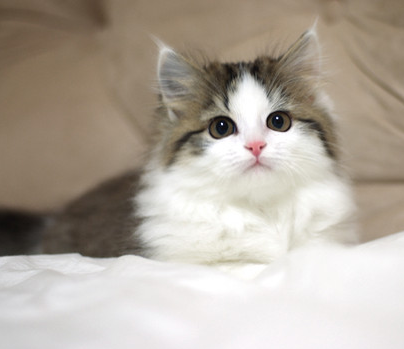
#> input picture cat.jpg, 404 x 349 px
$ python opencv-example11.py
#> lines starting #> are read from the running program, lines starting #| are printed output that depends on the picture; after the words box and inside, x2 and y2 are one past the last pixel; in counts of white or black regions, pixels touching at a corner belong together
import cv2
import matplotlib.pyplot as plt

# 적응 임계점 처리
# cv2.adaptiveThreshold(image, max_value, adaptive_method, type, block_size, C) : 적응 임계점 처리 함수
# max_value : 임계 값을 넘었을 때 적용할 값
# adaptive_method : 임계 값을 결정하는 계산 방법
# - ADAPTIVE_THRESH_MEAN_C : 주변 영역의 평균값으로 결정
# - ADAPTIVE_THRESH_GAUSSIAN_C : 가우시안(GAUSSIAN)필터를 이용
# type : 임계점을 처리하는 방식
# block_size : 임계 값을 적용할 영역의 크기
# C : 평균이나 가중 평균에서 차감할 값
# Adaptive Threshold를 이용하면, 전체 픽셀을 기준으로 임계 값을 적용하지 않음

# ADAPTIVE_THRESH_MEAN_C
# 적용할 픽셀(x, y)를 중심으로 하는 Block Size * Block Size 안에 있는
# 픽셀 값의 평균에서 C를 뺀 값을 임계점으로 설정

# ADAPTIVE_THRESH_GAUSSIAN_C
# 적용할 픽셀(x, y)를 중심으로 하는 Block Size * Block Size 안에 있는
# Gaussian 윈도우 기반의 가중치들의 합에서 C를 뺀 값을 임계점으로 설정

image = cv2.imread('cat.jpg', cv2.IMREAD_GRAYSCALE)
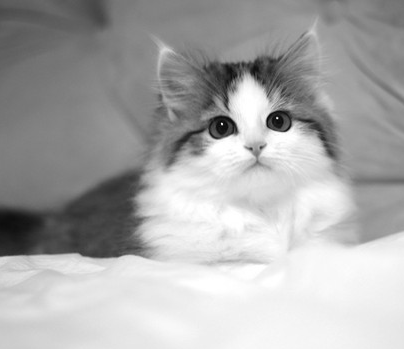
#> image: shape (349, 404); min 5, max 255, mean 170.4

ret, thres1 = cv2.threshold(image, 127, 255, cv2.THRESH_BINARY)
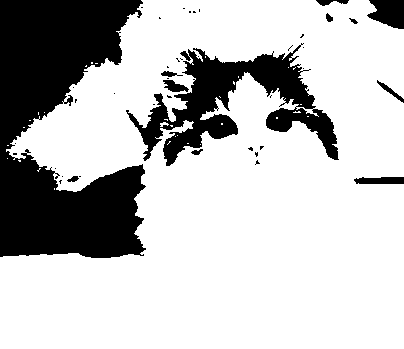
#> thres1: shape (349, 404); 75% white; 43 black regions (31 under 20 px), largest, box (x1, y1, x2, y2) and area: (0, 0, 146, 258) 24287, (126, 43, 339, 166) 9020, (367, 0, 404, 29) 798
thres2 = cv2.adaptiveThreshold(image, 255, cv2.ADAPTIVE_THRESH_MEAN_C, cv2.THRESH_BINARY, 21, 3)
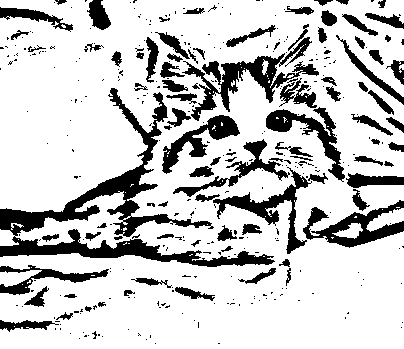
#> thres2: shape (349, 404); 78.6% white; 358 black regions (267 under 20 px), largest, box (x1, y1, x2, y2) and area: (0, 88, 275, 267) 7787, (182, 37, 319, 121) 2710, (303, 200, 404, 248) 1828

plt.imshow(cv2.cvtColor(image, cv2.COLOR_GRAY2BGR))
plt.show()

plt.imshow(cv2.cvtColor(thres1, cv2.COLOR_GRAY2BGR))
plt.show()

plt.imshow(cv2.cvtColor(thres2, cv2.COLOR_GRAY2BGR))
plt.show()

$ run again, with image01.jpg copied over cat.jpg
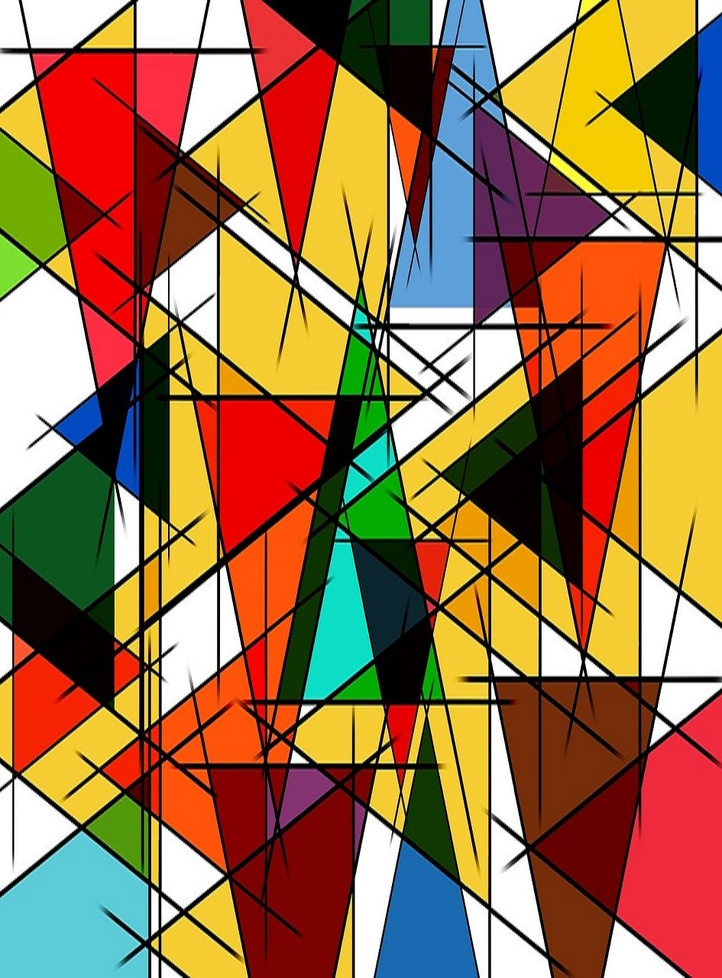
#> input picture image01.jpg, 722 x 978 px, shrunk from 945 x 1280 before the run
#> `ret, thres1 = cv2.threshold(image, 127, 255, cv2.THRESH_BINARY)`:
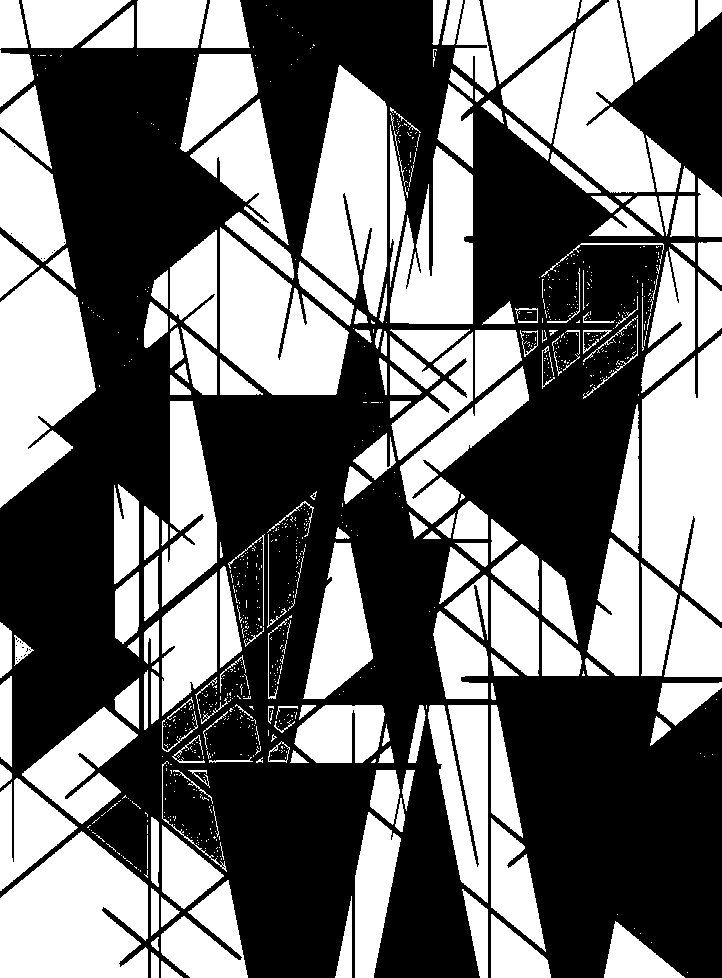
#> thres1: shape (978, 722); 44.2% white; 923 white regions (723 under 20 px), largest, box (x1, y1, x2, y2) and area: (642, 334, 722, 622) 17488, (0, 831, 148, 978) 16764, (0, 268, 96, 508) 15207
#> `thres2 = cv2.adaptiveThreshold(image, 255, cv2.ADAPTIVE_THRESH_MEAN_C,..`:
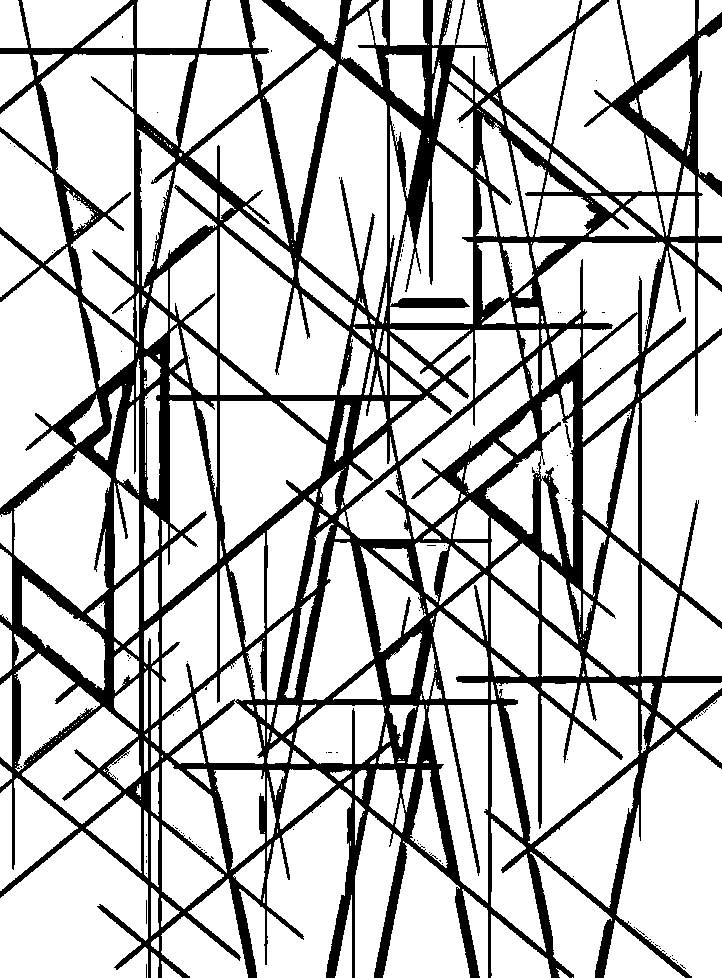
#> thres2: shape (978, 722); 76.7% white; 126 black regions (122 under 20 px), largest, box (x1, y1, x2, y2) and area: (0, 0, 722, 978) 164308, (565, 424, 571, 448) 49, (146, 900, 147, 924) 24, (131, 69, 132, 92) 23
